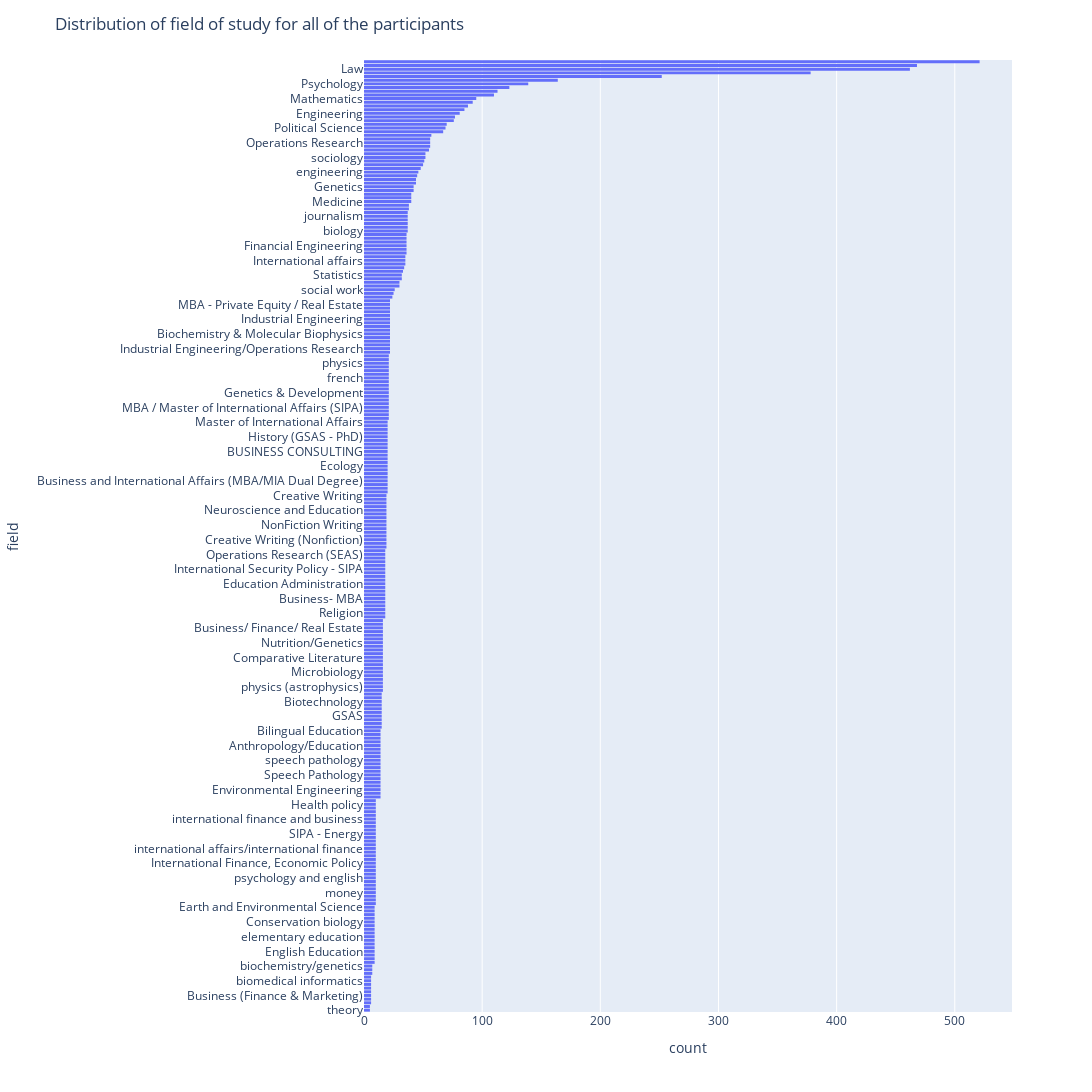

Notebook source saved alongside this figure:
### Markdown cell above
Most of people are looking for fun night out

### Code cell
fig = px.histogram(df, y='field', category_orders={'field': df['field'].value_counts().index})
fig.update_layout(
    height=1800, width=1200,
    title_text="Distribution of field of study for all of the participants"
)
fig.show()

### Figure 1 — Plotly figure (JSON) as saved in the notebook; plotly's stock layout.template omitted (floating-point values rounded to 4 significant figures; data arrays with more than 128 entries replaced by an {"elided": "..."} marker saying what was removed)
{"data": [{"alignmentgroup": "True", "bingroup": "y", "hovertemplate": "count=%{x}<br>field=%{y}<extra></extra>", "legendgroup": "", "marker": {"color": "#636efa", "pattern": {"shape": ""}}, "name": "", "offsetgroup": "", "orientation": "h", "showlegend": false, "type": "histogram", "xaxis": "x", "y": {"elided": "8378 str values"}, "yaxis": "y"}], "layout": {"barmode": "relative", "height": 1800, "legend": {"tracegroupgap": 0}, "margin": {"t": 60}, "title": {"text": "Distribution of field of study for all of the participants"}, "width": 1200, "xaxis": {"anchor": "y", "domain": [0, 1], "title": {"text": "count"}}, "yaxis": {"anchor": "x", "categoryarray": {"elided": "259 str values"}, "categoryorder": "array", "domain": [0, 1], "title": {"text": "field"}}}}
